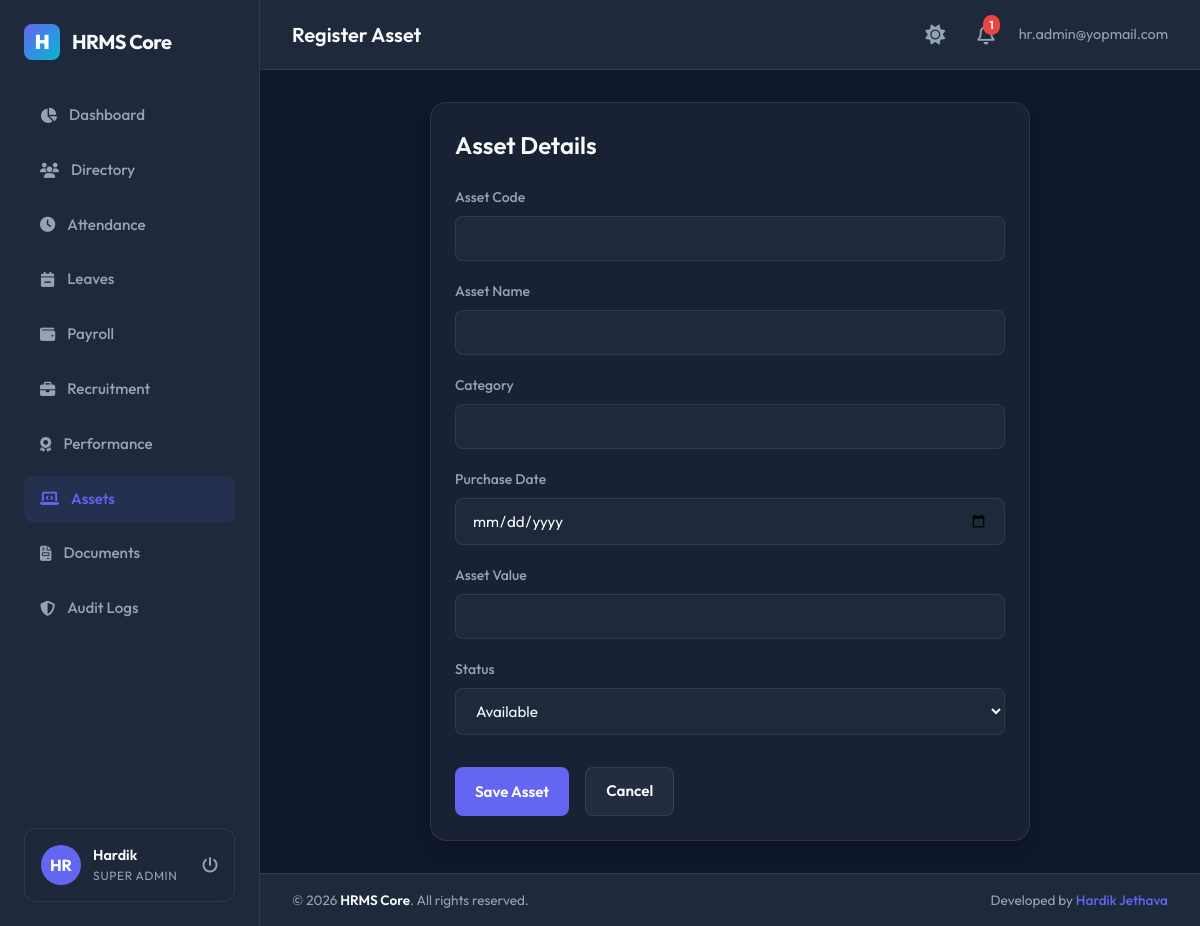
/assets/new/ (signed in), run on the app's committed database.
### apps/accounts/models.py (models this page shows, shortened)
class User(AbstractBaseUser, PermissionsMixin, TimeStampedModel):
    ROLE_CHOICES = (
        ('Super Admin', 'Super Admin'),
        ('HR Manager', 'HR Manager'),
        ('Department Manager', 'Department Manager'),
        ('Employee', 'Employee'),
    )
    email = models.EmailField(unique=True)
    employee_code = models.CharField(max_length=50, unique=True, null=True, blank=True)
    role = models.CharField(max_length=30, choices=ROLE_CHOICES, default='Employee')
    is_active = models.BooleanField(default=True)
    is_staff = models.BooleanField(default=False)
    objects = UserManager()
    USERNAME_FIELD = 'email'
    REQUIRED_FIELDS = []

### apps/employees/models.py (models this page shows, shortened)
class Employee(TimeStampedModel):
    GENDER_CHOICES = (
        ('Male', 'Male'),
        ('Female', 'Female'),
        ('Other', 'Other'),
    )
    EMPLOYMENT_TYPE_CHOICES = (
        ('Full Time', 'Full Time'),
        ('Part Time', 'Part Time'),
        ('Contract', 'Contract'),
        ('Intern', 'Intern'),
    )
    EMPLOYMENT_STATUS_CHOICES = (
        ('Active', 'Active'),
        ('Probation', 'Probation'),
        ('Notice Period', 'Notice Period'),
        ('Resigned', 'Resigned'),
        ('Terminated', 'Terminated'),
    )
    user = models.OneToOneField(
        settings.AUTH_USER_MODEL,
        on_delete=models.CASCADE,
        related_name='employee_profile'
    )
    employee_id = models.CharField(max_length=50, unique=True)
    first_name = models.CharField(max_length=50)
    last_name = models.CharField(max_length=50)
    personal_email = models.EmailField(unique=True)
    phone = models.CharField(max_length=20, blank=True)
    date_of_birth = models.DateField(null=True, blank=True)
    gender = models.CharField(max_length=10, choices=GENDER_CHOICES, blank=True)
    joining_date = models.DateField()
    employment_type = models.CharField(max_length=30, choices=EMPLOYMENT_TYPE_CHOICES, default='Full Time')
    employment_status = models.CharField(max_length=30, choices=EMPLOYMENT_STATUS_CHOICES, default='Active')
    designation = models.CharField(max_length=100)
    department = models.ForeignKey(
        'departments.Department',
        on_delete=models.SET_NULL,
        null=True,
        blank=True,
        related_name='employees'
    )
    manager = models.ForeignKey(
        'self',
        on_delete=models.SET_NULL,
        null=True,
        blank=True,
        related_name='subordinates'
    )
    address = models.TextField(blank=True)
    city = models.CharField(max_length=100, blank=True)
    state = models.CharField(max_length=100, blank=True)
    country = models.CharField(max_length=100, blank=True)
    postal_code = models.CharField(max_length=20, blank=True)
    profile_picture = models.ImageField(upload_to='profile_pics/', null=True, blank=True)

### apps/assets/views.py (the view)
# urls.py: path('new/', views.asset_manage, name='asset_add'),
@login_required
def asset_manage(request, pk=None):
    if not is_hr_or_admin(request.user):
        return HttpResponseForbidden("Not authorized.")
    asset = get_object_or_404(Asset, pk=pk) if pk else None
    if request.method == 'POST':
        form = AssetForm(request.POST, instance=asset)
        if form.is_valid():
            form.save()
            messages.success(request, "Asset information updated.")
            return redirect('asset_list')
    else:
        form = AssetForm(instance=asset)
    return render(request, 'assets/asset_form.html', {
        'form': form,
        'title': 'Edit Asset Details' if pk else 'Register Asset'
    })

### apps/assets/forms.py
class AssetForm(forms.ModelForm):
    class Meta:
        model = Asset
        fields = ['asset_code', 'name', 'category', 'purchase_date', 'value', 'status']
        widgets = {
            'asset_code': forms.TextInput(attrs={'class': 'form-control', 'id': 'asset_code'}),
            'name': forms.TextInput(attrs={'class': 'form-control', 'id': 'asset_name'}),
            'category': forms.TextInput(attrs={'class': 'form-control', 'id': 'asset_cat'}),
            'purchase_date': forms.DateInput(attrs={'class': 'form-control', 'type': 'date', 'id': 'asset_date'}),
            'value': forms.NumberInput(attrs={'class': 'form-control', 'id': 'asset_val'}),
            'status': forms.Select(attrs={'class': 'form-control', 'id': 'asset_status'}),
        }

### apps/assets/views.py (called while the page is built)
def is_hr_or_admin(user):
    return user.role in ('Super Admin', 'HR Manager')

### templates/assets/asset_form.html (shortened to what this page needs)
{% extends 'base.html' %}
{% block page_header %}{{ title }}{% endblock %}
{% block content %}
<div style="max-width: 600px; margin: 0 auto;">
    <div class="card">
        <h2 style="font-size: 1.5rem; margin-bottom: 1.5rem; font-weight: 600;">Asset Details</h2>
        <form method="POST">
            <div class="form-group">
                <label class="form-label" for="asset_code">Asset Code</label>
                {{ form.asset_code }}
            </div>
            <div class="form-group">
                <label class="form-label" for="asset_name">Asset Name</label>
                {{ form.name }}
            </div>
            <div class="form-group">
                <label class="form-label" for="asset_cat">Category</label>
                {{ form.category }}
            </div>
            <div class="form-group">
                <label class="form-label" for="asset_date">Purchase Date</label>
                {{ form.purchase_date }}
            </div>
            <div class="form-group">
                <label class="form-label" for="asset_val">Asset Value</label>
                {{ form.value }}
            </div>
            <div class="form-group" style="margin-bottom: 2rem;">
                <label class="form-label" for="asset_status">Status</label>
                {{ form.status }}
            </div>
            <div style="display: flex; gap: 1rem;">
                <button type="submit" class="btn btn-primary" id="btn_save_asset">Save Asset</button>
                <a href="{% url 'asset_list' %}" class="btn btn-secondary" id="btn_cancel_asset">Cancel</a>
            </div>
        </form>
    </div>
</div>
{% endblock %}

### templates/base.html (shortened to what this page needs)
{% load static %}
<!DOCTYPE html>
<html lang="en">
<head>
    <link rel="stylesheet" href="https://cdnjs.cloudflare.com/ajax/libs/font-awesome/6.4.0/css/all.min.css">
    <link rel="stylesheet" href="{% static 'css/styles.css' %}">
</head>
<body>
    <div class="app-container">
        {% if user.is_authenticated %}
        <aside class="sidebar">
            <div class="brand-section">
                <div class="brand-logo">H</div>
                <span>HRMS Core</span>
            </div>
            <nav style="flex-grow: 1;">
                <ul class="menu-list">
                    <li class="menu-item {% if request.resolver_match.url_name == 'dashboard' %}active{% endif %}">
                        <a href="{% url 'dashboard' %}">
                            <i class="fa-solid fa-chart-pie"></i>
                            <span>Dashboard</span>
                        </a>
                    </li>
                    <li class="menu-item {% if '/employees/' in request.path %}active{% endif %}">
                        <a href="{% url 'employee_list' %}">
                            <i class="fa-solid fa-users"></i>
                            <span>Directory</span>
                        </a>
                    </li>
                    <li class="menu-item {% if '/attendance/' in request.path %}active{% endif %}">
                        <a href="{% url 'attendance_list' %}">
                            <i class="fa-solid fa-clock"></i>
                            <span>Attendance</span>
                        </a>
                    </li>
                    <li class="menu-item {% if '/leaves/' in request.path %}active{% endif %}">
                        <a href="{% url 'leave_list' %}">
                            <i class="fa-solid fa-calendar-minus"></i>
                            <span>Leaves</span>
                        </a>
                    </li>
                    <li class="menu-item {% if '/payroll/' in request.path %}active{% endif %}">
                        <a href="{% url 'payroll_list' %}">
                            <i class="fa-solid fa-wallet"></i>
                            <span>Payroll</span>
                        </a>
                    </li>
                    {% if user.role == 'Super Admin' or user.role == 'HR Manager' %}
                    <li class="menu-item {% if '/recruitment/' in request.path %}active{% endif %}">
                        <a href="{% url 'recruitment_list' %}">
                            <i class="fa-solid fa-briefcase"></i>
                            <span>Recruitment</span>
                        </a>
                    </li>
                    {% endif %}
                    <li class="menu-item {% if '/performance/' in request.path %}active{% endif %}">
                        <a href="{% url 'performance_list' %}">
                            <i class="fa-solid fa-award"></i>
                            <span>Performance</span>
                        </a>
                    </li>
                    <li class="menu-item {% if '/assets/' in request.path %}active{% endif %}">
                        <a href="{% url 'asset_list' %}">
                            <i class="fa-solid fa-laptop-code"></i>
                            <span>Assets</span>
                        </a>
                    </li>
                    <li class="menu-item {% if '/documents/' in request.path %}active{% endif %}">
                        <a href="{% url 'document_list' %}">
                            <i class="fa-solid fa-file-invoice"></i>
                            <span>Documents</span>
                        </a>
                    </li>
                    {% if user.role == 'Super Admin' %}
                    <li class="menu-item {% if '/auditlogs/' in request.path %}active{% endif %}">
                        <a href="{% url 'audit_list' %}">
                            <i class="fa-solid fa-shield-halved"></i>
                            <span>Audit Logs</span>
                        </a>
                    </li>
                    {% endif %}
                </ul>
            </nav>
            <div class="user-profile-widget">
                <div class="user-avatar">
                    {% if user.employee_profile.profile_picture %}
                        <img src="{{ user.employee_profile.profile_picture.url }}" alt="Profile Pic">
                    {% else %}
                        <span>{{ user.email|slice:":2"|upper }}</span>
                    {% endif %}
                </div>
                <div class="user-info">
                    <span class="user-name">{{ user.employee_profile.first_name|default:"User" }}</span>
                    <span class="user-role">{{ user.role }}</span>
                </div>
                <a href="{% url 'logout' %}" style="margin-left: auto; color: var(--text-secondary);" title="Sign Out">
                    <i class="fa-solid fa-power-off"></i>
                </a>
            </div>
        </aside>
        {% endif %}
        <main class="main-content">
            {% if user.is_authenticated %}
            <header class="top-navbar">
                <div class="page-title">
                    {% block page_header %}HR Management System{% endblock %}
                </div>
                <div class="navbar-actions">
                    <button id="theme-toggle" style="background: none; border: none; font-size: 1.25rem; color: var(--text-secondary); cursor: pointer; transition: var(--transition-all); margin-right: 0.5rem; display: flex; align-items: center;" title="Toggle Light/Dark Theme">
                        <i class="fa-solid fa-sun" id="theme-toggle-icon"></i>
                    </button>
                    <div class="notification-badge" onclick="location.href='{% url 'notification_list' %}'">
                        <i class="fa-regular fa-bell"></i>
                        <span class="badge-count" id="unread-count">0</span>
                    </div>
                    <span style="font-size: 0.9rem; color: var(--text-secondary)">
                        {{ user.email }}
                    </span>
                </div>
            </header>
            {% endif %}
            <div class="content-frame">
                {% block content %}{% endblock %}
            </div>
            {% if user.is_authenticated %}
            <footer class="app-footer">
                <div class="footer-copyright">
                    &copy; {% now "Y" %} <span>HRMS Core</span>. All rights reserved.
                </div>
                <div class="footer-author">
                    Developed by <a href="https://github.com/hardikjethava-dev" target="_blank" rel="noopener noreferrer">Hardik Jethava</a>
                </div>
            </footer>
            {% endif %}
        </main>
    </div>
</body>
</html>

### data on the page
User: email "HR", employee_profile.first_name "Hardik", role "SUPER ADMIN", email "hr.admin@yopmail.com"

### other printed values
{{ title }} "Register Asset"
